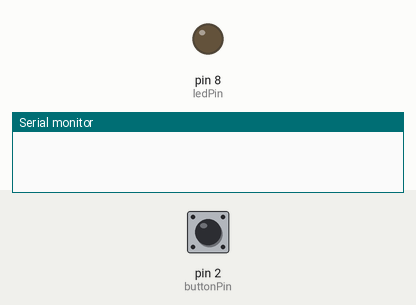
Recording of a sketch running on a simulated Arduino Uno, built with avr-gcc and run on an emulated ATmega328P. Parts: output pins drawn as LEDs (lit = HIGH), the last lines printed to the serial monitor. Dashed ring = blinking. The inputs (shaded band) are chosen by the test bench; at power-on: pin 2 (buttonPin) LOW.

Above: at 1.2 s.
1.3 s: pin 2 (buttonPin) pulled HIGH for 0.15 s
At 2.0 s:
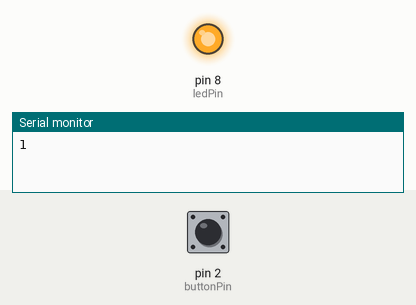
2.9 s: pin 2 (buttonPin) pulled HIGH for 1 s
At 4.7 s:
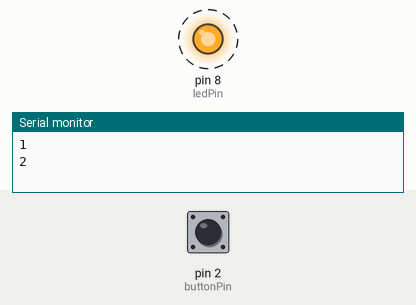
Timing chart, 0 to 12.9 s (numbered marks = the images above; inputs shaded):
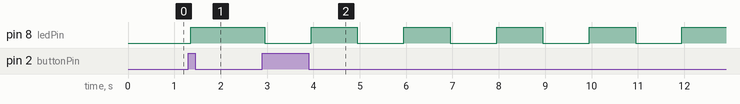

The sketch:

button_led.ino
```cpp
const int buttonPin = 2;
const int ledPin = 8;

int lastMode = -1;
int currentState = LOW;
int lastState = LOW;
int mode = 0;
unsigned long previousMillis = 0;
unsigned long lastDebounceTime = 0;
const unsigned long debounceDelay = 50;
bool ledState = LOW;

int lastReading = LOW;

void setup() {
  pinMode(buttonPin, INPUT);
  Serial.begin(9600);
  pinMode(ledPin, OUTPUT);
}

void loop() {

  int reading = digitalRead(buttonPin);

  if (reading != lastReading) {
    lastDebounceTime = millis();
  }

  if ((millis() - lastDebounceTime) > debounceDelay) {

    if (reading != currentState) {
      currentState = reading;

      if (currentState == HIGH) {
        mode++;

        if (mode > 3) {
          mode = 0;
        }

        Serial.println(mode);
      }
    }
  }

  lastReading = reading;
  handleLedMode();
}
void handleLedMode(){
  if (mode != lastMode) {
    previousMillis = millis();
    ledState = LOW;
    digitalWrite(ledPin, LOW);
    lastMode = mode ;
      }
  switch (mode) {
    case 0:
    	digitalWrite(ledPin, LOW);
    	break;
    case 1:
    	digitalWrite(ledPin, HIGH);
    	break;
    case 2:
    	blinkLed(1000);
    	break;
    case 3:
    	blinkLed(200);
    	break;
    }
  }
void blinkLed(unsigned long interval) {
  unsigned long currentMillis = millis();
  if (currentMillis - previousMillis >= interval) {
    previousMillis = currentMillis;
    ledState = !ledState;
    digitalWrite(ledPin, ledState);
    }
  }
    
```

Measured:
- after the input at 1.3 s, pin 8 (ledPin): LOW → HIGH after 0.05 s
- after the input at 2.9 s, pin 8 (ledPin): alternates HIGH for 1.0 s and LOW for 1.0 s, starting after 0.05 s
